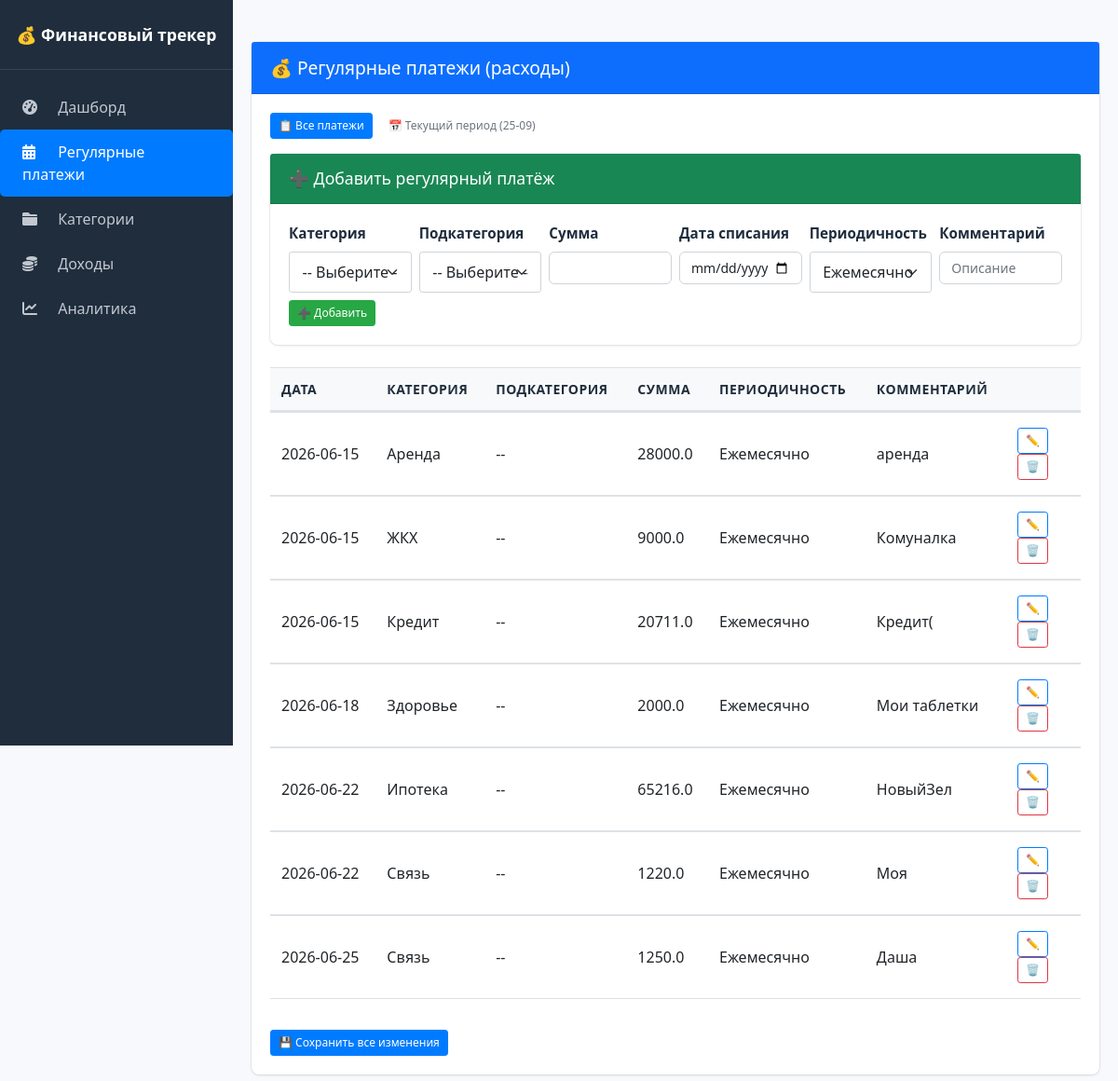
Page /regular on the committed database.
### tables this page shows
CREATE TABLE regular_payments (
                id INTEGER PRIMARY KEY AUTOINCREMENT,
                amount REAL NOT NULL
            , day INTEGER DEFAULT 1, category TEXT DEFAULT "", subcategory TEXT DEFAULT "", interval TEXT DEFAULT "monthly", comment TEXT DEFAULT "");

### routes/regular.py (the view)
    @app.route('/regular')
    def regular():
        filter_type = request.args.get('filter', 'all')
        now = date.today()
        with get_db() as conn:
            expense_cats = {}
            expense_main = conn.execute('''
                SELECT * FROM categories WHERE parent_id IS NULL AND type = 'Расход' ORDER BY name
            ''').fetchall()
            for cat in expense_main:
                subcats = conn.execute('''
                    SELECT name FROM categories WHERE parent_id = ? ORDER BY name
                ''', (cat['id'],)).fetchall()
                expense_cats[cat['name']] = [s['name'] for s in subcats]
            if filter_type == 'current':
                if 10 <= now.day <= 24:
                    period_start, period_end = 10, 24
                else:
                    period_start, period_end = 25, 9
                payments = []
                all_payments = conn.execute(
                    'SELECT * FROM regular_payments ORDER BY day, category, subcategory').fetchall()
                for p in all_payments:
                    if p['day']:
                        payment_day = datetime.strptime(p['day'], '%Y-%m-%d').day
                        if period_start <= period_end:
                            if period_start <= payment_day <= period_end:
                                payments.append(p)
                        else:
                            if payment_day >= period_start or payment_day <= period_end:
                                payments.append(p)
            else:
                payments = conn.execute('SELECT * FROM regular_payments ORDER BY day, category, subcategory').fetchall()
        return render_template('regular.html', payments=payments, expense_categories=expense_cats,
                               filter_type=filter_type, now=now)

### database.py (called while the page is built)
def get_db():
    conn = sqlite3.connect('finance.db')
    conn.row_factory = sqlite3.Row
    return conn

### templates/regular.html (shortened to what this page needs)
{% extends "base.html" %}
{% block content %}
<div class="card">
    <div class="card-header bg-primary text-white">
        <h4 class="mb-0">💰 Регулярные платежи (расходы)</h4>
    </div>
    <div class="card-body">
        <div class="mb-3 d-flex gap-2">
            <a href="{{ url_for('regular', filter='all') }}" class="btn btn-sm {% if filter_type == 'all' %}btn-primary{% else %}btn-outline-secondary{% endif %}">
                📋 Все платежи
            </a>
            <a href="{{ url_for('regular', filter='current') }}" class="btn btn-sm {% if filter_type == 'current' %}btn-primary{% else %}btn-outline-secondary{% endif %}">
                📅 Текущий период ({% if 10 <= now.day <= 24 %}10-24{% else %}25-09{% endif %})
            </a>
        </div>
        <div class="card mb-4">
            <div class="card-header bg-success text-white">
                <h5 class="mb-0">➕ Добавить регулярный платёж</h5>
            </div>
            <div class="card-body">
                <form method="POST" class="row g-2">
                    <div class="col-md-2">
                        <label class="form-label small">Категория</label>
                        <select name="add_category" id="add_category" class="form-select form-select-sm" required>
                            <option value="">-- Выберите --</option>
                        </select>
                    </div>
                    <div class="col-md-2">
                        <label class="form-label small">Подкатегория</label>
                        <select name="add_subcategory" id="add_subcategory" class="form-select form-select-sm">
                            <option value="">-- Выберите --</option>
                        </select>
                    </div>
                    <div class="col-md-2">
                        <label class="form-label small">Сумма</label>
                        <input type="number" name="add_amount" step="0.01" class="form-control form-control-sm" required>
                    </div>
                    <div class="col-md-2">
                        <label class="form-label small">Дата списания</label>
                        <input type="date" name="add_day" class="form-control form-control-sm" required>
                    </div>
                    <div class="col-md-2">
                        <label class="form-label small">Периодичность</label>
                        <select name="add_interval" class="form-select form-select-sm">
                            <option value="monthly" selected>Ежемесячно</option>
                        </select>
                    </div>
                    <div class="col-md-2">
                        <label class="form-label small">Комментарий</label>
                        <input type="text" name="add_comment" class="form-control form-control-sm" placeholder="Описание">
                    </div>
                    <div class="col-12 mt-2">
                        <button type="submit" class="btn btn-success btn-sm">➕ Добавить</button>
                    </div>
                </form>
            </div>
        </div>
        <form method="POST" id="mainForm">
            <div class="table-responsive">
                <table class="table table-sm table-hover">
                    <thead class="table-light">
                        <tr>
                            <th>Дата</th>
                            <th>Категория</th>
                            <th>Подкатегория</th>
                            <th>Сумма</th>
                            <th>Периодичность</th>
                            <th>Комментарий</th>
                            <th style="width: 80px;"></th>
                        </tr>
                    </thead>
                    <tbody>
                        {% for p in payments %}
                        <tr id="row-{{ p.id }}" class="payment-row">
                            <td class="view-mode">
                                <span class="date-view">{{ p.day }}</span>
                             </td>
                            <td class="view-mode">
                                <span class="category-view">{{ p.category or '--' }}</span>
                             </td>
                            <td class="view-mode">
                                <span class="subcategory-view">{{ p.subcategory or '--' }}</span>
                             </td>
                            <td class="view-mode">
                                <span class="amount-view">{{ p.amount }}</span>
                             </td>
                            <td class="view-mode">
                                <span class="interval-view">
                                    {% if p.interval == 'weekly' %}Еженедельно
                                    {% elif p.interval == 'monthly' %}Ежемесячно
                                    {% elif p.interval == 'yearly' %}Ежегодно
                                    {% else %}{{ p.interval }}{% endif %}
                                </span>
                             </td>
                            <td class="view-mode">
                                <span class="comment-view">{{ p.comment or '—' }}</span>
                             </td>
                            <td>
                                <button type="button" class="btn btn-sm btn-outline-primary edit-row-btn" data-id="{{ p.id }}" title="Редактировать">✏️</button>
                                <button type="submit" name="delete_id" value="{{ p.id }}" class="btn btn-sm btn-outline-danger" onclick="return confirm('Удалить?')" title="Удалить">🗑️</button>
                            </td>
                        </tr>
                        {% endfor %}
                    </tbody>
                </table>
            </div>
            <div class="mt-3">
                <button type="submit" class="btn btn-primary btn-sm" id="saveAllBtn">💾 Сохранить все изменения</button>
            </div>
        </form>
    </div>
</div>
{% endblock %}

### static/css/style.css (style rules this page uses)
* { margin: 0; padding: 0; box-sizing: border-box; }
body { font-family: 'Segoe UI', Tahoma, Geneva, Verdana, sans-serif; background: #f8f9fc; font-size: 1.05rem; line-height: 1.5; }
.table { font-size: 1rem; }
.table td, .table th { padding: 1rem 0.85rem; }
.form-label { font-size: 0.95rem; }
.form-control, .form-select { font-size: 1rem; padding: 0.55rem 0.85rem; }
.btn { font-size: 0.95rem; padding: 0.5rem 1rem; }
.btn-sm { font-size: 0.85rem; padding: 0.4rem 0.8rem; }
h4 { font-size: 1.2rem; }
h5 { font-size: 1.1rem; }
.card { background: white; border-radius: 0.5rem; padding: 0; margin-bottom: 1.5rem; box-shadow: 0 0 0 1px rgba(0, 0, 0, 0.05), 0 1px 3px 0 rgba(0, 0, 0, 0.1); border: none; }
.card-header { background-color: transparent; border-bottom: 1px solid rgba(0, 0, 0, 0.125); padding: 1rem 1.25rem; font-weight: 600; }
.card-body { padding: 1.25rem; }
table { width: 100%; border-collapse: collapse; }
.table { border-collapse: separate; border-spacing: 0; }
.table thead th { border-bottom: 2px solid #dee2e6; background-color: #f8f9fa; color: #1f2d3d; font-weight: 600; font-size: 0.875rem; text-transform: uppercase; letter-spacing: 0.5px; padding: 0.75rem; }
.table td, .table th { vertical-align: middle; padding: 1rem 0.75rem; border-top: 1px solid #dee2e6; }
th { background: #f8f9fa; color: #1f2d3d; }
.btn { display: inline-block; font-weight: 500; text-align: center; white-space: nowrap; vertical-align: middle; border: 1px solid transparent; padding: 0.375rem 0.75rem; font-size: 0.875rem; line-height: 1.5; border-radius: 0.375rem; transition: all 0.15s ease-in-out; cursor: pointer; text-decoration: none; }
.btn-primary { background-color: #007bff; border-color: #007bff; color: white; }
.btn-success { background-color: #28a745; border-color: #28a745; color: white; }
.btn-outline-primary { background-color: transparent; border-color: #007bff; color: #007bff; }
.btn-outline-danger { background-color: transparent; border-color: #dc3545; color: #dc3545; }
.btn-sm { padding: 0.25rem 0.5rem; font-size: 0.75rem; border-radius: 0.2rem; }
label { display: block; margin-bottom: 0.25rem; font-weight: 600; font-size: 0.875rem; color: #1f2d3d; }
input, select, .form-control { width: 100%; padding: 0.375rem 0.75rem; font-size: 0.875rem; line-height: 1.5; border: 1px solid #ced4da; border-radius: 0.375rem; transition: border-color 0.15s ease-in-out, box-shadow 0.15s ease-in-out; }

### rows in the picture
regular_payments: day "2026-06-15", category "Аренда", subcategory "--", amount "28000.0", interval "Ежемесячно", comment "аренда", {{ p.id }} 25 (drawn)
regular_payments: day "2026-06-15", category "ЖКХ", subcategory "--", amount "9000.0", interval "Ежемесячно", comment "Комуналка", {{ p.id }} 27 (drawn)
regular_payments: day "2026-06-15", category "Кредит", subcategory "--", amount "20711.0", interval "Ежемесячно", comment "Кредит(", {{ p.id }} 26 (drawn)
regular_payments: day "2026-06-18", category "Здоровье", subcategory "--", amount "2000.0", interval "Ежемесячно", comment "Мои таблетки", {{ p.id }} 20 (drawn)
regular_payments: day "2026-06-22", category "Ипотека", subcategory "--", amount "65216.0", interval "Ежемесячно", comment "НовыйЗел", {{ p.id }} 21 (drawn)
regular_payments: day "2026-06-22", category "Связь", subcategory "--", amount "1220.0", interval "Ежемесячно", comment "Моя", {{ p.id }} 23 (drawn)
regular_payments: day "2026-06-25", category "Связь", subcategory "--", amount "1250.0", interval "Ежемесячно", comment "Даша", {{ p.id }} 19 (drawn)
